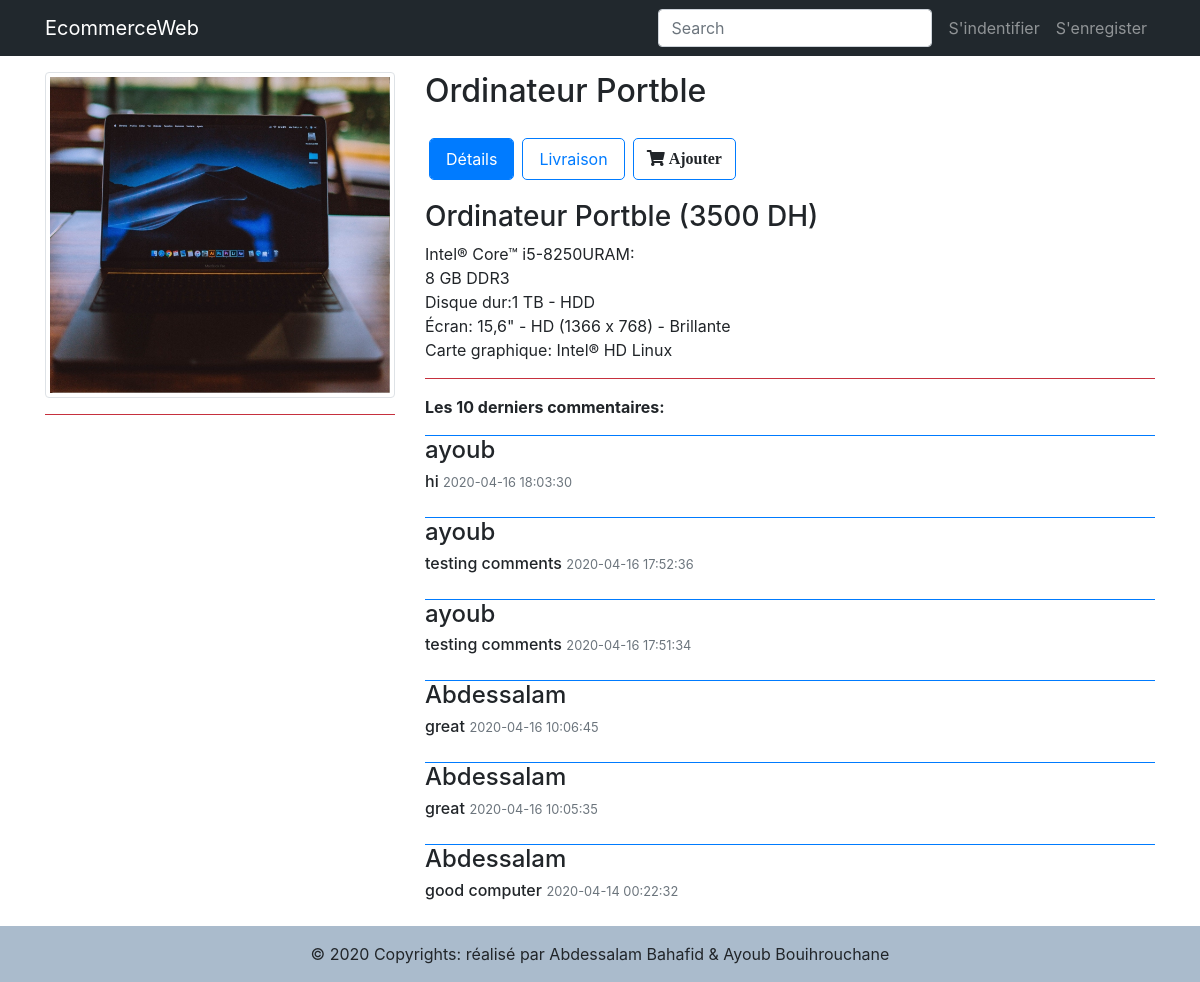
The app's page /produit?p=1 with its own data.
### tables this page shows
CREATE TABLE `produits` (
  `id` int(11) NOT NULL,
  `title` varchar(40) NOT NULL,
  `prix` int(5) NOT NULL,
  `image` varchar(50) NOT NULL,
  `details` text NOT NULL
);

CREATE TABLE `commentaires` (
  `id` int(11) NOT NULL,
  `product_id` int(11) NOT NULL,
  `user_id` int(11) NOT NULL,
  `content` text NOT NULL,
  `posted_at` timestamp NOT NULL DEFAULT current_timestamp()
);

CREATE TABLE `users` (
  `id` int(11) NOT NULL,
  `username` varchar(25) NOT NULL,
  `fname` varchar(100) NOT NULL,
  `number` varchar(20) NOT NULL,
  `role` varchar(10) NOT NULL DEFAULT 'membre',
  `email` varchar(25) NOT NULL,
  `password` varchar(50) NOT NULL,
  `token` varchar(50) DEFAULT NULL
);

### inc/db.php (called while the page is built, shortened)
<?php
class db extends PDO{
    public function returnData($query,$type=null){
        if($type=='one')
            return $this->query($query)->fetch(PDO::FETCH_ASSOC);
        else if($type=='many'){
            $rows=[];
            $data=$this->query($query)->fetchAll(PDO::FETCH_ASSOC);
            foreach($data as $r)
                array_push($rows,$r);
            return $rows;
        }
        return 'Specifier le type';
    }
}

### produit.php (the view, shortened to what this page needs)
<?php
require_once('inc/header.php');
    $db=new db;
require_once('inc/nav.php');
if(isset($_GET['p']) && is_numeric($_GET['p'])){
  $arr=$db->returnData("select * from produits where id=".$_GET['p'],'one');
}else
  header('Location: index');
?>
<div class="container content mt-3">
	<div class="row">
		<div class="col-md-4 col-sm-12">
				<img class="img-thumbnail" src="<?=$arr['image']?>">
        <hr class="bg-danger">
		</div>
		<div class="col-md-8 col-sm-12">
				<h2><?=$arr['title']?></h2>
        <ul class="nav nav-pills">
            <li class="p-0 mx-1"><a data-toggle="pill" href="#home" class="active nav-link">Détails</a></li>
            <li class="p-0 mx-1"><a data-toggle="pill" href="#menu1" class="nav-link">Livraison</a></li>
            <li class="p-0 mx-1">
            <form action=panier method=post>
				<button type="submit" name=submit class="btn btn-md"><i class="fas fa-shopping-cart"> Ajouter</i></button>
			</form>
            </li>
        </ul>
        <div class="tab-content">
          <div id="home" class="tab-pane fade in active show">
            <h3><?=$arr['title']." (".$arr['prix']." DH)"?></h3>
            <p><?=$arr['details'];?></p>
          </div>
        </div>
				<hr class="bg-danger">
        <?php
          $comments=$db->returnData("select * from commentaires where product_id=".$_GET['p']." order by posted_at desc limit 10",'many');
          if(empty($comments)){
        ?>
        <div class="text-center pb-2 rounded font-weight-bold border border-top-0 border-success">Pas de commentaire pour ce produit actuellement</div>
        <?php }else{ ?>
        <div>
          <div class="font-weight-bold pb-3">Les 10 derniers commentaires:</div>
          <?php foreach($comments as $com){
          $user=$db->returnData("select username from users where id=".$com['user_id'],"one");
          ?>
            <div class="border-top border-primary pb-4">
                <h4 class="mb-1"><?=$user['username'];?></h4>
              <span class="h6"><?=$com['content'];?></span>
              <span class="small text-muted justify-content-end"><?=$com['posted_at'];?></span>
            </div>
          <?php }} ?>
        </div>
		</div>
	</div>
</div>
<?php require_once('inc/footer.php') ?>

### css/style.css (style rules this page uses)
.content { min-height: calc(100vh - 128px) !important; }
body { position: relative; min-height: 100vh; }
.nav-pills li { border: 1px solid #007bff; margin: 20px; padding: 20px; border-radius: 5px; }

### records on screen
produits: image (picture), title "Ordinateur Portble", prix "3500", details "Intel® Core™ i5-8250URAM: 8 GB DDR3 Disque dur:1 TB - HDD Écran: 15,6\" - HD (1366 x 768) - Brillante Carte graphique: Intel® HD Linux"
commentaires: user.username "ayoub", content "hi", posted_at "2020-04-16 18:03:30"
commentaires: user.username "ayoub", content "testing comments", posted_at "2020-04-16 17:52:36"
commentaires: user.username "ayoub", content "testing comments", posted_at "2020-04-16 17:51:34"
commentaires: user.username "Abdessalam", content "great", posted_at "2020-04-16 10:06:45"
commentaires: user.username "Abdessalam", content "great", posted_at "2020-04-16 10:05:35"
commentaires: user.username "Abdessalam", content "good computer", posted_at "2020-04-14 00:22:32"
